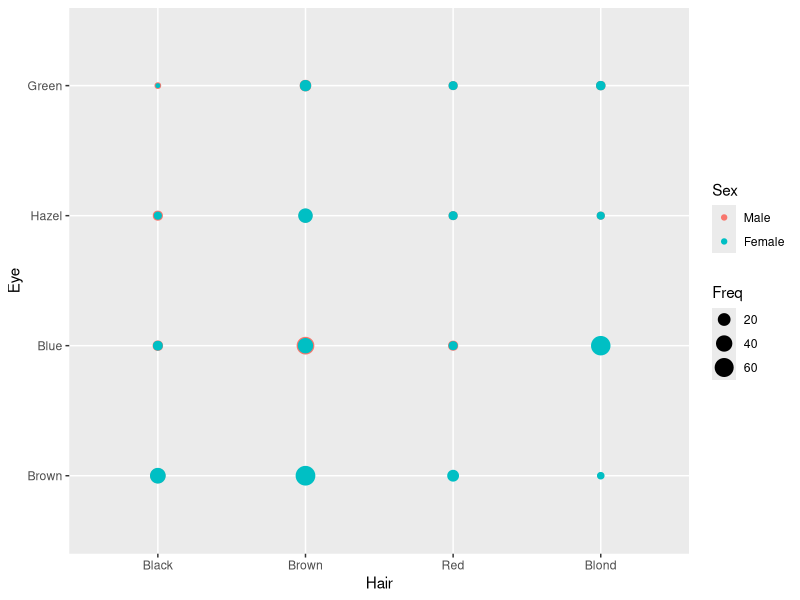
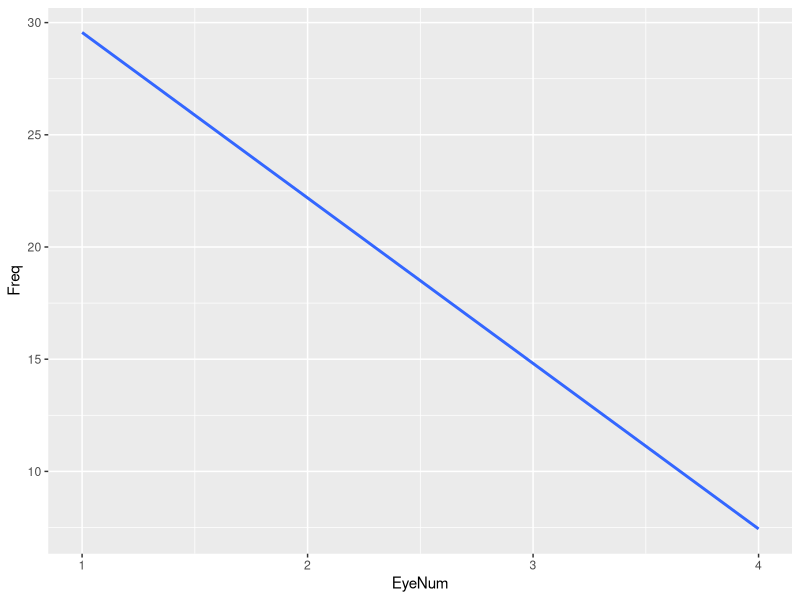
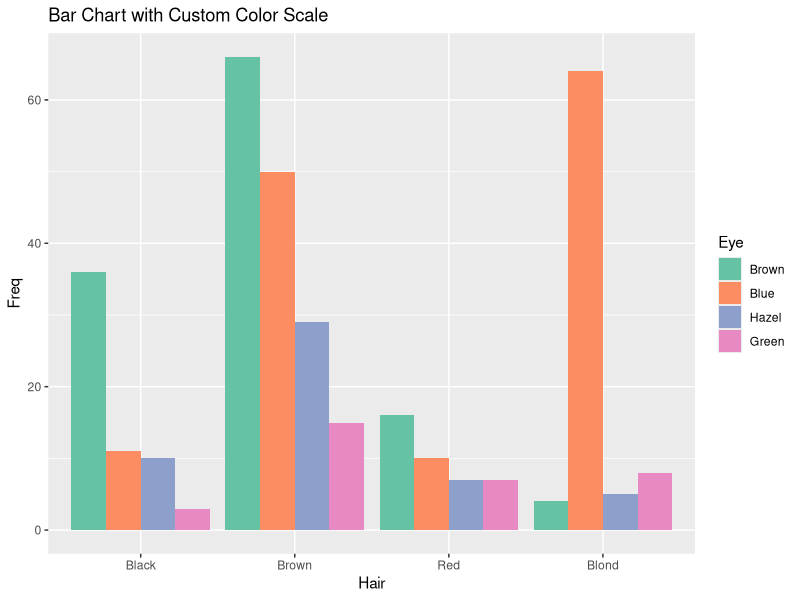
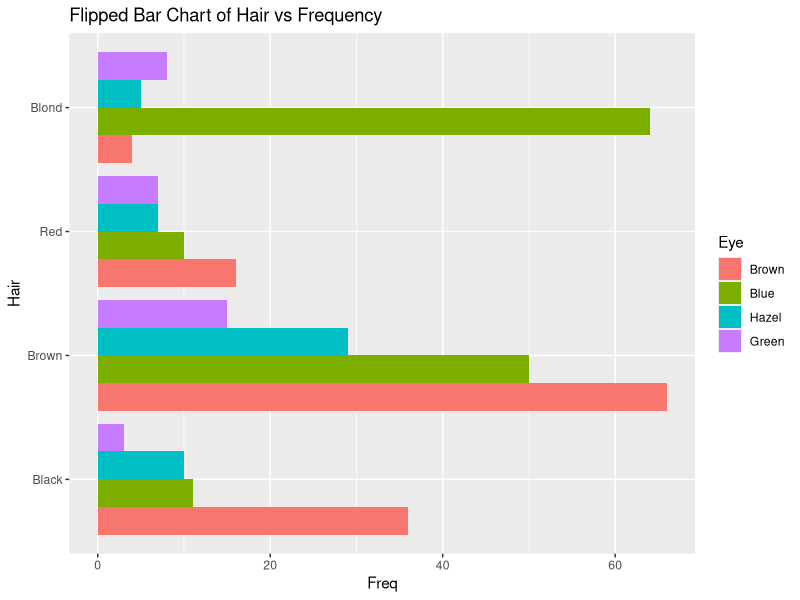
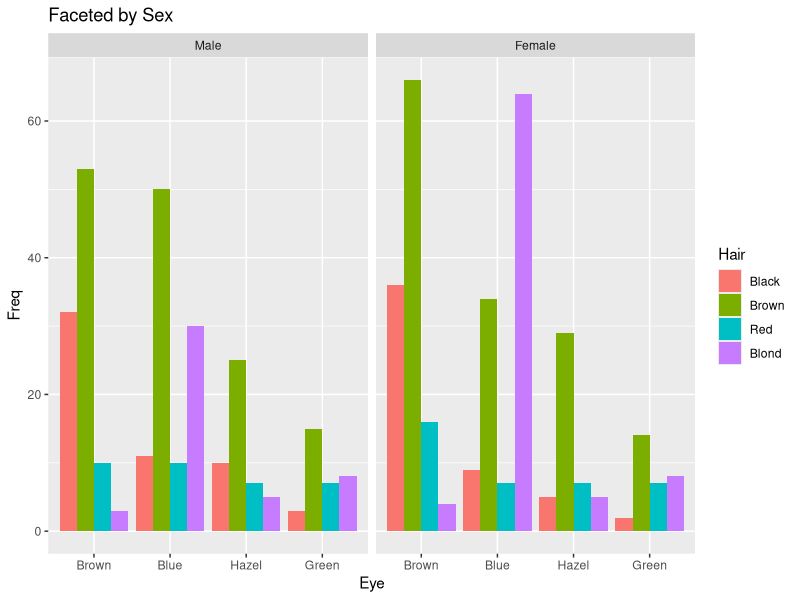
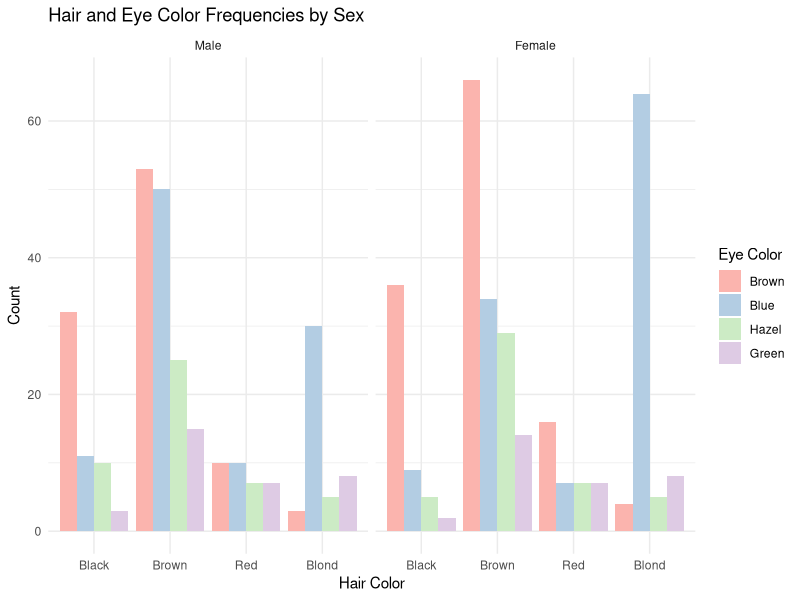

Reproduce these figures in R, in order.
# Load libraries
library(ggplot2)
library(dplyr)
# Convert HairEyeColor dataset to a data frame
df <- as.data.frame(HairEyeColor)

# 1. Blank plot with data and aesthetics (Hair vs Eye, size = Freq)
p <- ggplot(df, aes(x = Hair, y = Eye, size = Freq, color = Sex))

# 2. Adding a geom (scatterplot)
p + geom_point() 
# 3. Adding a statistical transformation (linear regression line)
# (Here we use numeric index for Eye to fit regression line)
df2 <- df %>% mutate(EyeNum = as.numeric(Eye))
ggplot(df2, aes(x = EyeNum, y = Freq, )) +
  geom_smooth(method = "lm", se = FALSE) 
  

# 4. Customizing with a color scale (categorical)
ggplot(df, aes(x = Hair, y = Freq, fill = Eye)) +
  geom_bar(stat = "identity", position = "dodge") +
  scale_fill_brewer(palette = "Set2") +
  ggtitle("Bar Chart with Custom Color Scale")

# 5. Coordinate system: Flipped bar chart
ggplot(df, aes(x = Hair, y = Freq, fill = Eye)) +
  geom_bar(stat = "identity", position="dodge") +
  coord_flip() +
  ggtitle("Flipped Bar Chart of Hair vs Frequency")


# 6. Faceting by Sex
ggplot(df, aes(x = Eye, y = Freq, fill = Hair)) +
  geom_bar(stat = "identity", position = "dodge") +
  facet_wrap(~ Sex) +
  ggtitle("Faceted by Sex")

# 7. Applying a theme and labels
ggplot(df, aes(x = Hair, y = Freq, fill = Eye)) +
  geom_bar(stat = "identity", position = "dodge") +
  facet_wrap(~ Sex) +
  scale_fill_brewer(palette = "Pastel1") +
  labs(title = "Hair and Eye Color Frequencies by Sex",
       x = "Hair Color", 
       y = "Count",
       fill = "Eye Color") +
  theme_minimal()
